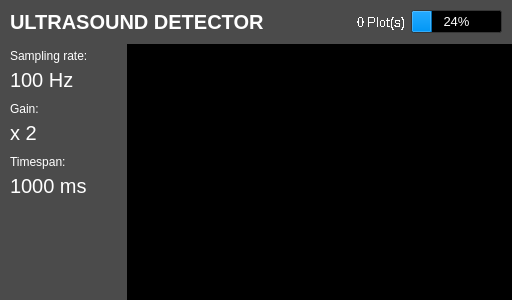
<?xml version="1.0" encoding="UTF-8"?>
<ui version="4.0">
 <class>MainWindow</class>
 <widget class="QMainWindow" name="MainWindow">
  <property name="geometry">
   <rect>
    <x>0</x>
    <y>0</y>
    <width>512</width>
    <height>300</height>
   </rect>
  </property>
  <property name="sizePolicy">
   <sizepolicy hsizetype="Preferred" vsizetype="Preferred">
    <horstretch>0</horstretch>
    <verstretch>0</verstretch>
   </sizepolicy>
  </property>
  <property name="palette">
   <palette>
    <active>
     <colorrole role="WindowText">
      <brush brushstyle="SolidPattern">
       <color alpha="255">
        <red>255</red>
        <green>255</green>
        <blue>255</blue>
       </color>
      </brush>
     </colorrole>
     <colorrole role="Button">
      <brush brushstyle="SolidPattern">
       <color alpha="255">
        <red>0</red>
        <green>0</green>
        <blue>0</blue>
       </color>
      </brush>
     </colorrole>
     <colorrole role="Text">
      <brush brushstyle="SolidPattern">
       <color alpha="255">
        <red>255</red>
        <green>255</green>
        <blue>255</blue>
       </color>
      </brush>
     </colorrole>
     <colorrole role="ButtonText">
      <brush brushstyle="SolidPattern">
       <color alpha="255">
        <red>255</red>
        <green>255</green>
        <blue>255</blue>
       </color>
      </brush>
     </colorrole>
     <colorrole role="Base">
      <brush brushstyle="SolidPattern">
       <color alpha="255">
        <red>0</red>
        <green>0</green>
        <blue>0</blue>
       </color>
      </brush>
     </colorrole>
     <colorrole role="Window">
      <brush brushstyle="SolidPattern">
       <color alpha="255">
        <red>0</red>
        <green>0</green>
        <blue>0</blue>
       </color>
      </brush>
     </colorrole>
     <colorrole role="Highlight">
      <brush brushstyle="SolidPattern">
       <color alpha="255">
        <red>0</red>
        <green>150</green>
        <blue>245</blue>
       </color>
      </brush>
     </colorrole>
    </active>
    <inactive>
     <colorrole role="WindowText">
      <brush brushstyle="SolidPattern">
       <color alpha="255">
        <red>255</red>
        <green>255</green>
        <blue>255</blue>
       </color>
      </brush>
     </colorrole>
     <colorrole role="Button">
      <brush brushstyle="SolidPattern">
       <color alpha="255">
        <red>0</red>
        <green>0</green>
        <blue>0</blue>
       </color>
      </brush>
     </colorrole>
     <colorrole role="Text">
      <brush brushstyle="SolidPattern">
       <color alpha="255">
        <red>255</red>
        <green>255</green>
        <blue>255</blue>
       </color>
      </brush>
     </colorrole>
     <colorrole role="ButtonText">
      <brush brushstyle="SolidPattern">
       <color alpha="255">
        <red>255</red>
        <green>255</green>
        <blue>255</blue>
       </color>
      </brush>
     </colorrole>
     <colorrole role="Base">
      <brush brushstyle="SolidPattern">
       <color alpha="255">
        <red>0</red>
        <green>0</green>
        <blue>0</blue>
       </color>
      </brush>
     </colorrole>
     <colorrole role="Window">
      <brush brushstyle="SolidPattern">
       <color alpha="255">
        <red>0</red>
        <green>0</green>
        <blue>0</blue>
       </color>
      </brush>
     </colorrole>
     <colorrole role="Highlight">
      <brush brushstyle="SolidPattern">
       <color alpha="255">
        <red>0</red>
        <green>150</green>
        <blue>245</blue>
       </color>
      </brush>
     </colorrole>
    </inactive>
    <disabled>
     <colorrole role="WindowText">
      <brush brushstyle="SolidPattern">
       <color alpha="255">
        <red>161</red>
        <green>160</green>
        <blue>159</blue>
       </color>
      </brush>
     </colorrole>
     <colorrole role="Button">
      <brush brushstyle="SolidPattern">
       <color alpha="255">
        <red>0</red>
        <green>0</green>
        <blue>0</blue>
       </color>
      </brush>
     </colorrole>
     <colorrole role="Text">
      <brush brushstyle="SolidPattern">
       <color alpha="255">
        <red>161</red>
        <green>160</green>
        <blue>159</blue>
       </color>
      </brush>
     </colorrole>
     <colorrole role="ButtonText">
      <brush brushstyle="SolidPattern">
       <color alpha="255">
        <red>161</red>
        <green>160</green>
        <blue>159</blue>
       </color>
      </brush>
     </colorrole>
     <colorrole role="Base">
      <brush brushstyle="SolidPattern">
       <color alpha="255">
        <red>0</red>
        <green>0</green>
        <blue>0</blue>
       </color>
      </brush>
     </colorrole>
     <colorrole role="Window">
      <brush brushstyle="SolidPattern">
       <color alpha="255">
        <red>0</red>
        <green>0</green>
        <blue>0</blue>
       </color>
      </brush>
     </colorrole>
     <colorrole role="Highlight">
      <brush brushstyle="SolidPattern">
       <color alpha="255">
        <red>240</red>
        <green>240</green>
        <blue>240</blue>
       </color>
      </brush>
     </colorrole>
    </disabled>
   </palette>
  </property>
  <property name="cursor">
   <cursorShape>BlankCursor</cursorShape>
  </property>
  <property name="windowTitle">
   <string>MainWindow</string>
  </property>
  <widget class="QWidget" name="centralWidget">
   <property name="focusPolicy">
    <enum>Qt::StrongFocus</enum>
   </property>
   <layout class="QGridLayout" name="gridLayout">
    <property name="leftMargin">
     <number>0</number>
    </property>
    <property name="topMargin">
     <number>0</number>
    </property>
    <property name="rightMargin">
     <number>0</number>
    </property>
    <property name="bottomMargin">
     <number>0</number>
    </property>
    <property name="horizontalSpacing">
     <number>6</number>
    </property>
    <property name="verticalSpacing">
     <number>0</number>
    </property>
    <item row="1" column="0">
     <layout class="QHBoxLayout" name="horizontalLayout" stretch="1,3">
      <item>
       <layout class="QVBoxLayout" name="verticalLayout">
        <item>
         <widget class="QWidget" name="widget" native="true">
          <property name="palette">
           <palette>
            <active>
             <colorrole role="Base">
              <brush brushstyle="SolidPattern">
               <color alpha="255">
                <red>0</red>
                <green>0</green>
                <blue>0</blue>
               </color>
              </brush>
             </colorrole>
             <colorrole role="Window">
              <brush brushstyle="SolidPattern">
               <color alpha="255">
                <red>75</red>
                <green>75</green>
                <blue>75</blue>
               </color>
              </brush>
             </colorrole>
            </active>
            <inactive>
             <colorrole role="Base">
              <brush brushstyle="SolidPattern">
               <color alpha="255">
                <red>0</red>
                <green>0</green>
                <blue>0</blue>
               </color>
              </brush>
             </colorrole>
             <colorrole role="Window">
              <brush brushstyle="SolidPattern">
               <color alpha="255">
                <red>75</red>
                <green>75</green>
                <blue>75</blue>
               </color>
              </brush>
             </colorrole>
            </inactive>
            <disabled>
             <colorrole role="Base">
              <brush brushstyle="SolidPattern">
               <color alpha="255">
                <red>75</red>
                <green>75</green>
                <blue>75</blue>
               </color>
              </brush>
             </colorrole>
             <colorrole role="Window">
              <brush brushstyle="SolidPattern">
               <color alpha="255">
                <red>75</red>
                <green>75</green>
                <blue>75</blue>
               </color>
              </brush>
             </colorrole>
            </disabled>
           </palette>
          </property>
          <property name="autoFillBackground">
           <bool>true</bool>
          </property>
          <layout class="QGridLayout" name="gridLayout_2">
           <property name="leftMargin">
            <number>0</number>
           </property>
           <property name="topMargin">
            <number>0</number>
           </property>
           <property name="rightMargin">
            <number>0</number>
           </property>
           <property name="bottomMargin">
            <number>0</number>
           </property>
           <property name="horizontalSpacing">
            <number>0</number>
           </property>
           <property name="verticalSpacing">
            <number>5</number>
           </property>
           <item row="0" column="0">
            <layout class="QVBoxLayout" name="verticalLayout_3">
             <property name="spacing">
              <number>0</number>
             </property>
             <property name="leftMargin">
              <number>0</number>
             </property>
             <property name="topMargin">
              <number>0</number>
             </property>
             <item>
              <widget class="QWidget" name="wgtSamplingRate" native="true">
               <property name="autoFillBackground">
                <bool>true</bool>
               </property>
               <layout class="QVBoxLayout" name="verticalLayout_8">
                <property name="spacing">
                 <number>5</number>
                </property>
                <property name="leftMargin">
                 <number>10</number>
                </property>
                <property name="topMargin">
                 <number>5</number>
                </property>
                <property name="rightMargin">
                 <number>0</number>
                </property>
                <property name="bottomMargin">
                 <number>5</number>
                </property>
                <item>
                 <widget class="QLabel" name="label">
                  <property name="text">
                   <string>Sampling rate:</string>
                  </property>
                 </widget>
                </item>
                <item>
                 <widget class="QLabel" name="lblSamplingRate">
                  <property name="font">
                   <font>
                    <pointsize>15</pointsize>
                   </font>
                  </property>
                  <property name="text">
                   <string>100 Hz</string>
                  </property>
                 </widget>
                </item>
               </layout>
              </widget>
             </item>
             <item>
              <widget class="QWidget" name="wgtGain" native="true">
               <property name="autoFillBackground">
                <bool>true</bool>
               </property>
               <layout class="QVBoxLayout" name="verticalLayout_9">
                <property name="spacing">
                 <number>5</number>
                </property>
                <property name="leftMargin">
                 <number>10</number>
                </property>
                <property name="topMargin">
                 <number>5</number>
                </property>
                <property name="rightMargin">
                 <number>0</number>
                </property>
                <property name="bottomMargin">
                 <number>5</number>
                </property>
                <item>
                 <widget class="QLabel" name="label_2">
                  <property name="text">
                   <string>Gain:</string>
                  </property>
                 </widget>
                </item>
                <item>
                 <widget class="QLabel" name="lblGain">
                  <property name="font">
                   <font>
                    <pointsize>15</pointsize>
                   </font>
                  </property>
                  <property name="text">
                   <string>x 2</string>
                  </property>
                 </widget>
                </item>
               </layout>
              </widget>
             </item>
             <item>
              <widget class="QWidget" name="wgtTimespan" native="true">
               <property name="autoFillBackground">
                <bool>true</bool>
               </property>
               <layout class="QVBoxLayout" name="verticalLayout_10">
                <property name="spacing">
                 <number>5</number>
                </property>
                <property name="leftMargin">
                 <number>10</number>
                </property>
                <property name="topMargin">
                 <number>5</number>
                </property>
                <property name="rightMargin">
                 <number>0</number>
                </property>
                <property name="bottomMargin">
                 <number>5</number>
                </property>
                <item>
                 <widget class="QLabel" name="label_3">
                  <property name="text">
                   <string>Timespan:</string>
                  </property>
                 </widget>
                </item>
                <item>
                 <widget class="QLabel" name="lblTimespan">
                  <property name="font">
                   <font>
                    <pointsize>15</pointsize>
                   </font>
                  </property>
                  <property name="text">
                   <string>1000 ms</string>
                  </property>
                 </widget>
                </item>
               </layout>
              </widget>
             </item>
             <item>
              <spacer name="verticalSpacer">
               <property name="orientation">
                <enum>Qt::Vertical</enum>
               </property>
               <property name="sizeHint" stdset="0">
                <size>
                 <width>20</width>
                 <height>40</height>
                </size>
               </property>
              </spacer>
             </item>
            </layout>
           </item>
          </layout>
         </widget>
        </item>
       </layout>
      </item>
      <item>
       <widget class="QWidget" name="wgtChartContainer" native="true">
        <layout class="QVBoxLayout" name="verticalLayout_2">
         <item>
          <widget class="QCustomPlot" name="chrtData" native="true">
           <property name="sizePolicy">
            <sizepolicy hsizetype="Expanding" vsizetype="Expanding">
             <horstretch>0</horstretch>
             <verstretch>0</verstretch>
            </sizepolicy>
           </property>
           <property name="font">
            <font>
             <stylestrategy>NoAntialias</stylestrategy>
            </font>
           </property>
          </widget>
         </item>
        </layout>
       </widget>
      </item>
     </layout>
    </item>
    <item row="0" column="0">
     <widget class="QWidget" name="widget" native="true">
      <property name="palette">
       <palette>
        <active>
         <colorrole role="Base">
          <brush brushstyle="SolidPattern">
           <color alpha="255">
            <red>0</red>
            <green>0</green>
            <blue>0</blue>
           </color>
          </brush>
         </colorrole>
         <colorrole role="Window">
          <brush brushstyle="SolidPattern">
           <color alpha="255">
            <red>75</red>
            <green>75</green>
            <blue>75</blue>
           </color>
          </brush>
         </colorrole>
        </active>
        <inactive>
         <colorrole role="Base">
          <brush brushstyle="SolidPattern">
           <color alpha="255">
            <red>0</red>
            <green>0</green>
            <blue>0</blue>
           </color>
          </brush>
         </colorrole>
         <colorrole role="Window">
          <brush brushstyle="SolidPattern">
           <color alpha="255">
            <red>75</red>
            <green>75</green>
            <blue>75</blue>
           </color>
          </brush>
         </colorrole>
        </inactive>
        <disabled>
         <colorrole role="Base">
          <brush brushstyle="SolidPattern">
           <color alpha="255">
            <red>75</red>
            <green>75</green>
            <blue>75</blue>
           </color>
          </brush>
         </colorrole>
         <colorrole role="Window">
          <brush brushstyle="SolidPattern">
           <color alpha="255">
            <red>75</red>
            <green>75</green>
            <blue>75</blue>
           </color>
          </brush>
         </colorrole>
        </disabled>
       </palette>
      </property>
      <property name="autoFillBackground">
       <bool>true</bool>
      </property>
      <layout class="QHBoxLayout" name="horizontalLayout_2">
       <property name="spacing">
        <number>5</number>
       </property>
       <property name="leftMargin">
        <number>10</number>
       </property>
       <property name="topMargin">
        <number>10</number>
       </property>
       <property name="rightMargin">
        <number>10</number>
       </property>
       <property name="bottomMargin">
        <number>10</number>
       </property>
       <item>
        <widget class="QLabel" name="label_4">
         <property name="font">
          <font>
           <pointsize>15</pointsize>
           <weight>75</weight>
           <bold>true</bold>
          </font>
         </property>
         <property name="text">
          <string>ULTRASOUND DETECTOR</string>
         </property>
        </widget>
       </item>
       <item>
        <spacer name="horizontalSpacer">
         <property name="orientation">
          <enum>Qt::Horizontal</enum>
         </property>
         <property name="sizeHint" stdset="0">
          <size>
           <width>40</width>
           <height>20</height>
          </size>
         </property>
        </spacer>
       </item>
       <item>
        <widget class="QLabel" name="lblCounter">
         <property name="font">
          <font>
           <pointsize>10</pointsize>
           <stylestrategy>NoAntialias</stylestrategy>
          </font>
         </property>
         <property name="text">
          <string>0 Plot(s)</string>
         </property>
        </widget>
       </item>
       <item>
        <widget class="QProgressBar" name="prgBattPct">
         <property name="sizePolicy">
          <sizepolicy hsizetype="Fixed" vsizetype="Fixed">
           <horstretch>0</horstretch>
           <verstretch>0</verstretch>
          </sizepolicy>
         </property>
         <property name="font">
          <font>
           <pointsize>10</pointsize>
          </font>
         </property>
         <property name="value">
          <number>24</number>
         </property>
        </widget>
       </item>
      </layout>
     </widget>
    </item>
   </layout>
  </widget>
 </widget>
 <layoutdefault spacing="6" margin="11"/>
 <customwidgets>
  <customwidget>
   <class>QCustomPlot</class>
   <extends>QWidget</extends>
   <header>qcustomplot.h</header>
   <container>1</container>
  </customwidget>
 </customwidgets>
 <resources/>
 <connections/>
</ui>
